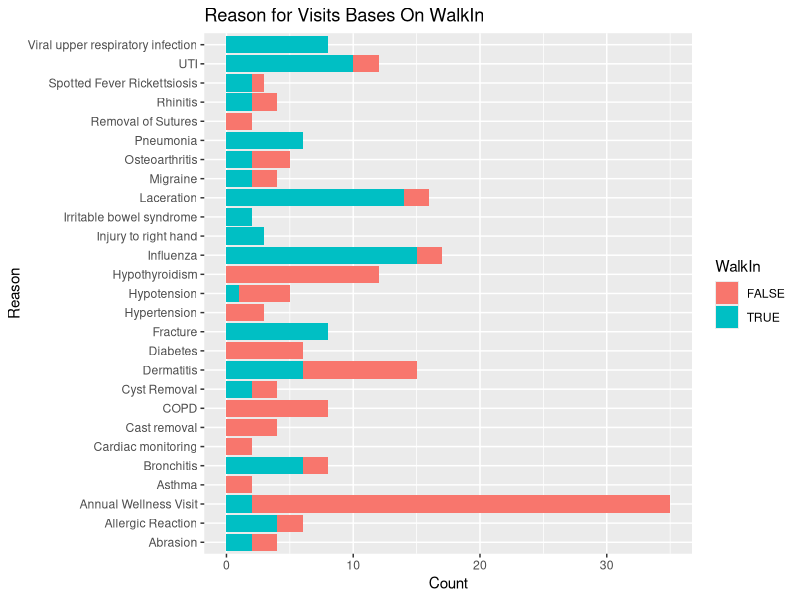
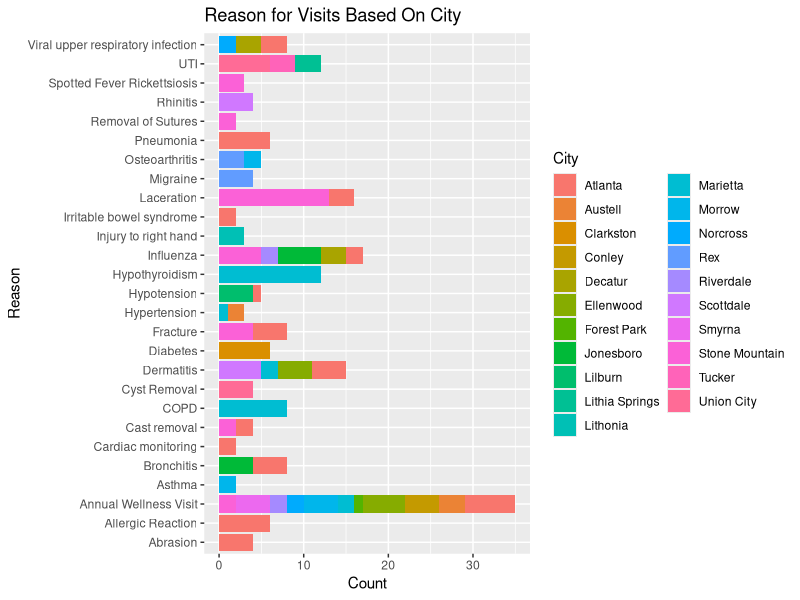
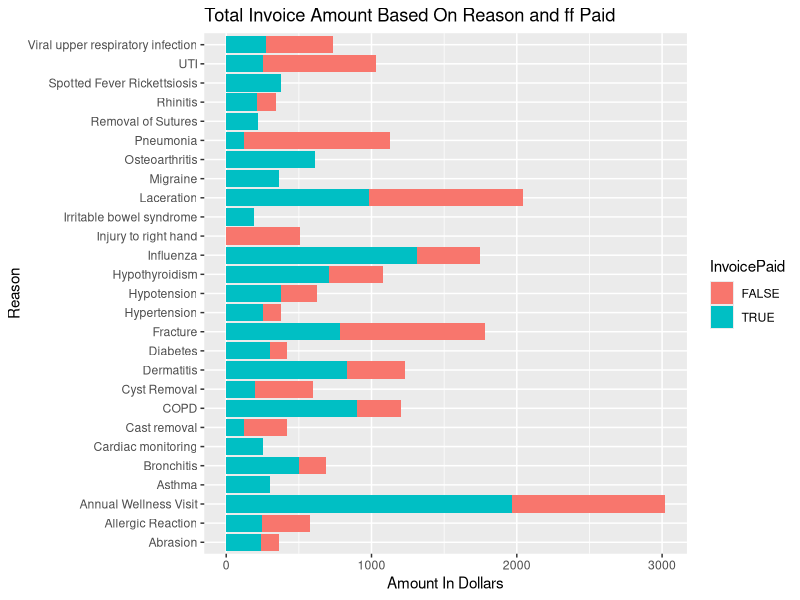
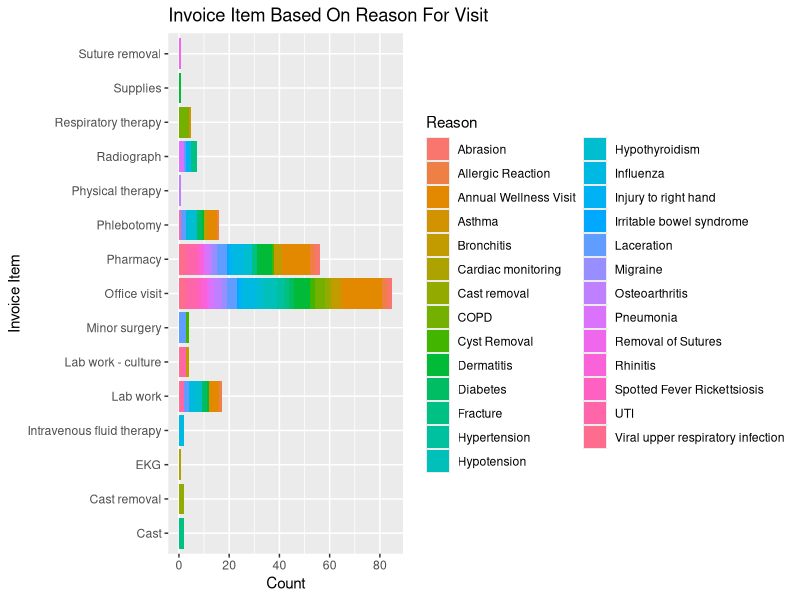
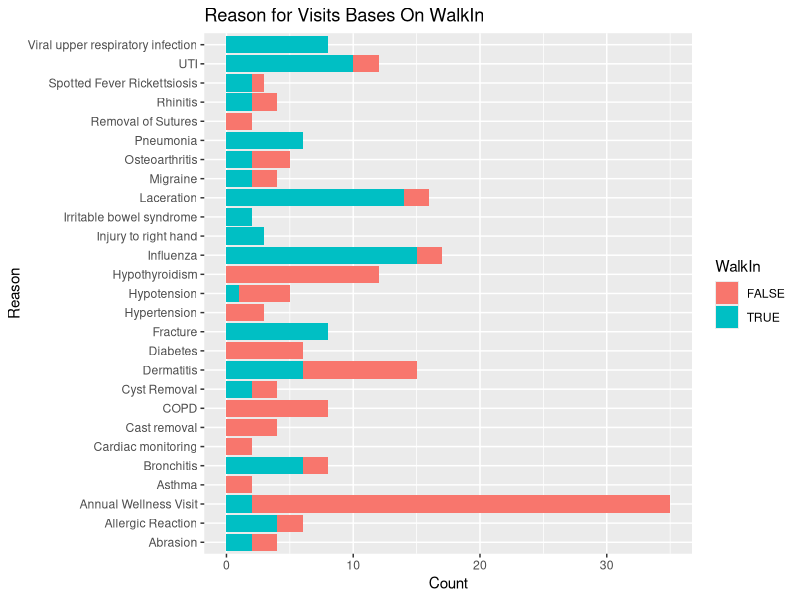
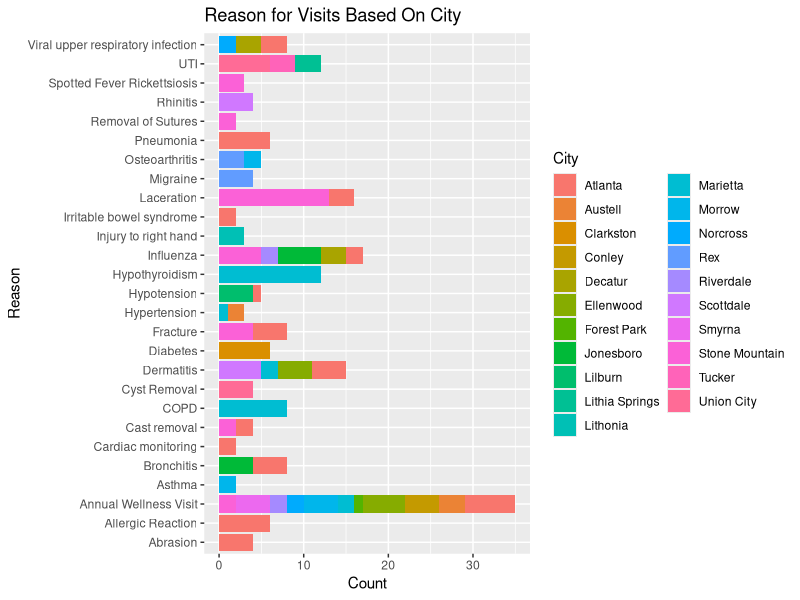
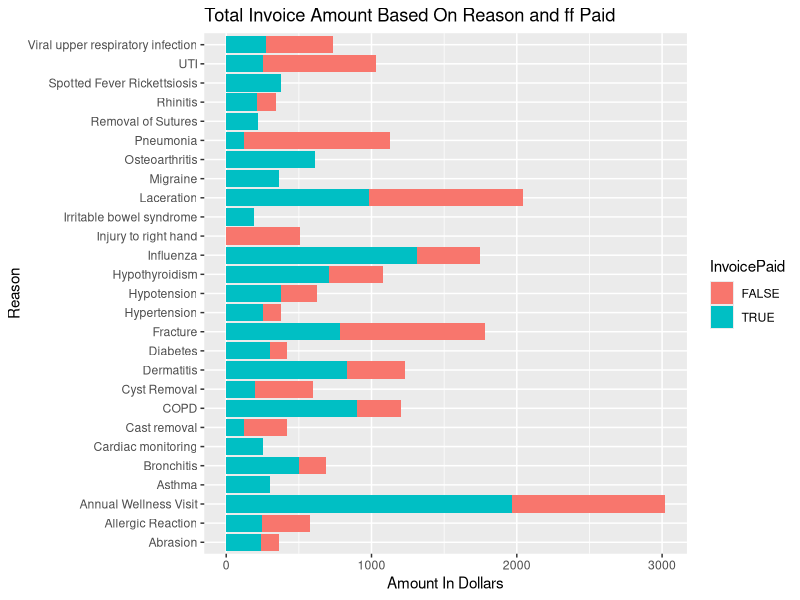
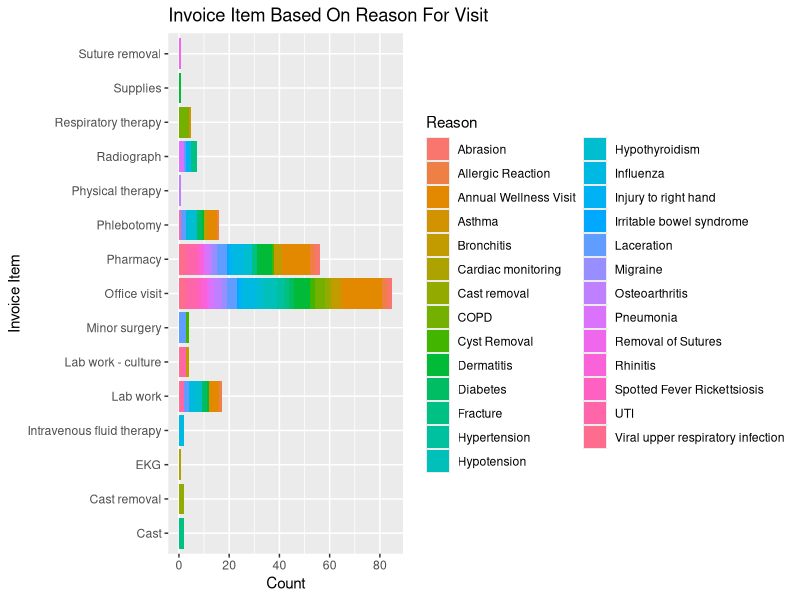

The R source for these figures, in order:
library(readxl)
library(dplyr)
library(tidyverse)
library(tidyr)
library(ggplot2)
library(lubridate)
library(datasets)

## Setting up working directory
setwd("C:/Users/gwmcc/OneDrive/Documents/GitHub/Data-332/Patient Billing Data HW")

billing <- read_xlsx("Data/Billing.xlsx")
patients <- read_xlsx("Data/Patient.xlsx")
visit <- read_xlsx("Data/Visit.xlsx")

df <- left_join(visit, patients, "PatientID")
df <- left_join(df, billing, "VisitID")


# Cleaning up th Reasons
df$Reason[grepl('Abrasion', df$Reason, ignore.case = TRUE)] <- 'Abrasion'
df$Reason[grepl('Allergic Reaction', df$Reason, ignore.case = TRUE)] <- 'Allergic Reaction'
df$Reason[grepl('Annual Wellness Visit', df$Reason, ignore.case = TRUE)] <- 'Annual Wellness Visit'
df$Reason[grepl('Bronchitis', df$Reason, ignore.case = TRUE)] <- 'Bronchitis'
df$Reason[grepl('Laceration', df$Reason, ignore.case = TRUE)] <- 'Laceration'
df$Reason[grepl('Cyst Removal', df$Reason, ignore.case = TRUE)] <- 'Cyst Removal'
df$Reason[grepl('Dermatitis', df$Reason, ignore.case = TRUE)] <- 'Dermatitis'
df$Reason[grepl('Diabetes', df$Reason, ignore.case = TRUE)] <- 'Diabetes'
df$Reason[grepl('Fracture', df$Reason, ignore.case = TRUE)] <- 'Fracture'
df$Reason[grepl('Hypertension', df$Reason, ignore.case = TRUE)] <- 'Hypertension'
df$Reason[grepl('Hypotension', df$Reason, ignore.case = TRUE)] <- 'Hypotension'
df$Reason[grepl('Hypothyroidism', df$Reason, ignore.case = TRUE)] <- 'Hypothyroidism'
df$Reason[grepl('Migraine', df$Reason, ignore.case = TRUE)] <- 'Migraine'
df$Reason[grepl('Removal of Sutures', df$Reason, ignore.case = TRUE)] <- 'Removal of Sutures'
df$Reason[grepl('Rhinitis', df$Reason, ignore.case = TRUE)] <- 'Rhinitis'
df$Reason[grepl('Spotted Fever Rickettsiosis', df$Reason, ignore.case = TRUE)] <- 'Spotted Fever Rickettsiosis'
df$Reason[grepl('UTI', df$Reason, ignore.case = TRUE)] <- 'UTI'
df$Reason[grepl('COPD', df$Reason, ignore.case = TRUE)] <- 'COPD'

# Pivot Tables and Graphs
# Reason for visit bases on walkin
df_pivot_reason <- df%>%
  group_by(Reason, WalkIn) %>%
  summarize(count = n())

ggplot(df_pivot_reason, aes(count, Reason, fill = WalkIn)) + 
  geom_col() + 
  ggtitle("Reason for Visits Bases On WalkIn") + 
  xlab("Count")
ggsave("Reason For Visiting-WalkIn Plot.png", width = 5)


#Reason for Visit Based on City/State or zipcode
df_pivot_reason_2 <- df%>%
  group_by(Reason, City) %>%
  summarize(count = n())

ggplot(df_pivot_reason_2, aes(count, Reason, fill = City)) + 
  geom_col() + 
  ggtitle("Reason for Visits Based On City") + 
  xlab("Count")
ggsave("Reason For Visiting Plot-City.png", width = 8)


# Total invoice amount based on reason for visit. Segmented (stacked bar chart) with it was paid. 
df_pivot_invoice <- df%>%
  group_by(Reason, InvoicePaid) %>%
  summarize(count = n(), 
            Invoice_amt = sum(InvoiceAmt))

ggplot(df_pivot_invoice, aes(Invoice_amt, Reason, fill = InvoicePaid)) + 
  geom_col() + 
  ggtitle("Total Invoice Amount Based On Reason and ff Paid") + 
  xlab("Amount In Dollars")
ggsave("Total Invoice Amount.png", width = 8)


# Own insight
# invoice item based on reason for visit
df_pivot_InvoiceItem <- df%>%
  group_by(InvoiceItem, Reason) %>%
  summarize(count = n())

ggplot(df_pivot_InvoiceItem, aes(count, InvoiceItem, fill = Reason)) + 
  geom_col() + 
  ggtitle("Invoice Item Based On Reason For Visit") + 
  ylab("Invoice Item") + 
  xlab("Count")
ggsave("Invoice Item Bases on Reason For Visit.png", width = 8)

